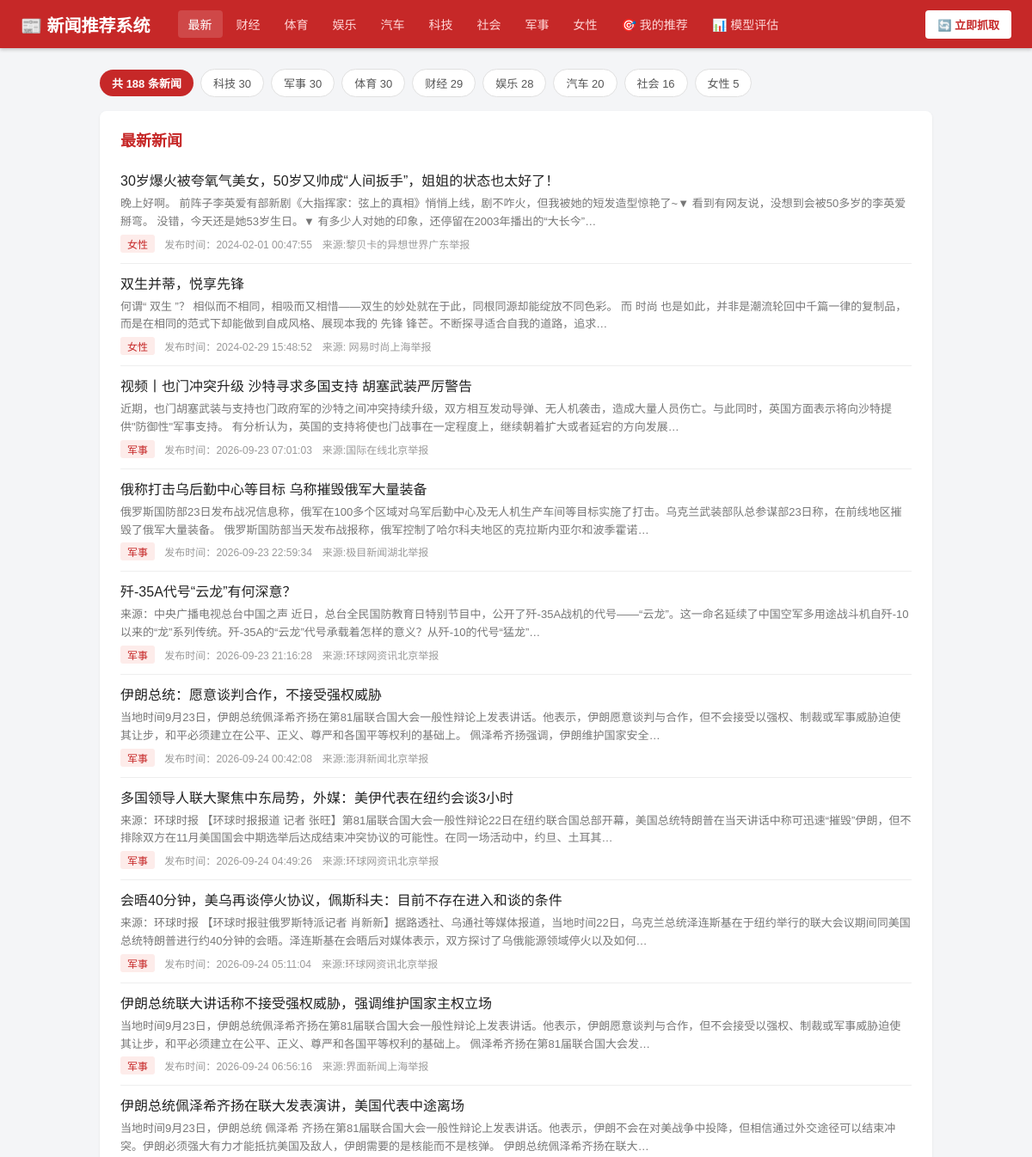
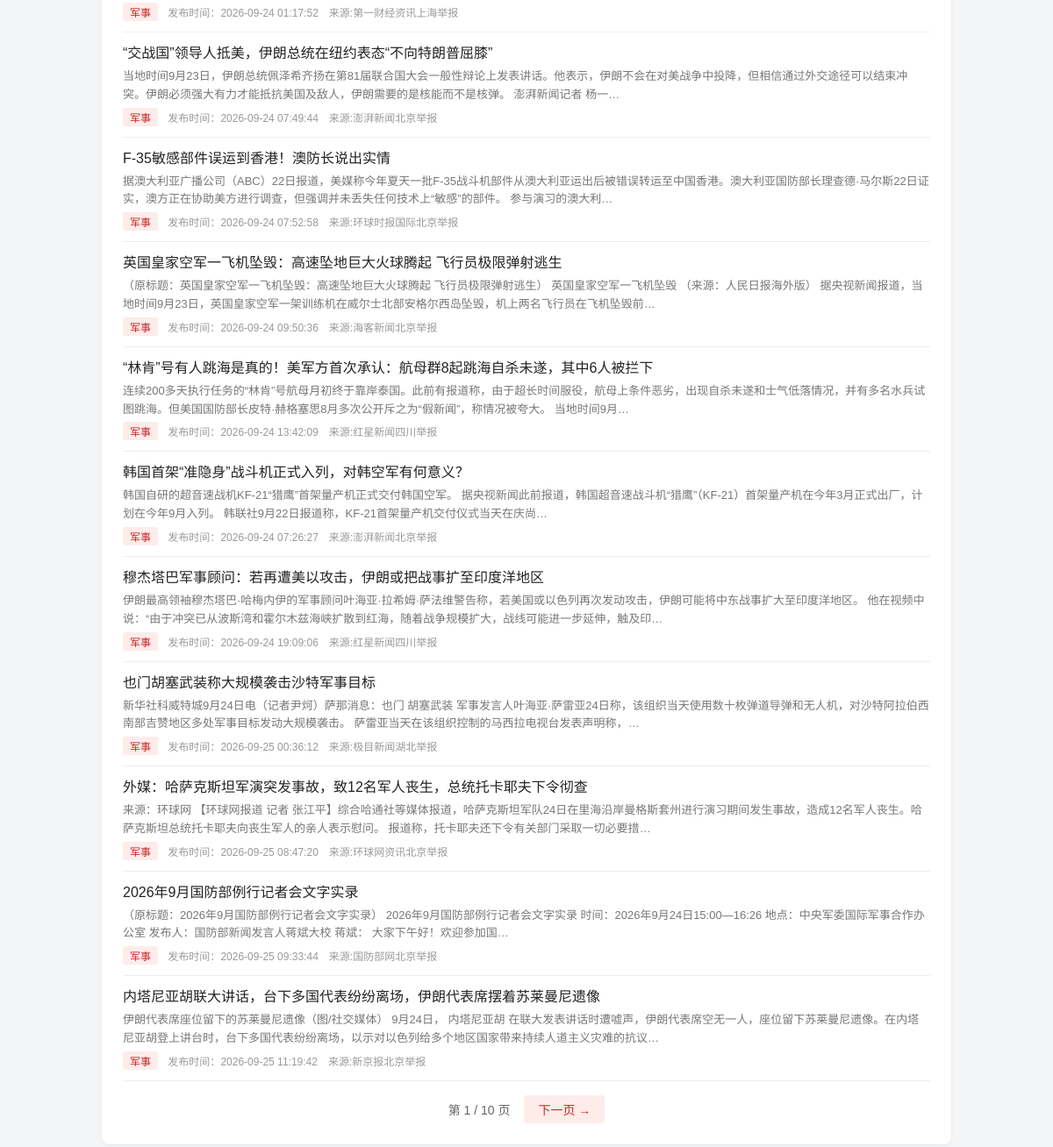
The page / on the database its author committed (2 pictures, top to bottom).
### tables this page shows
CREATE TABLE news (
                    id           INTEGER PRIMARY KEY AUTOINCREMENT,
                    title        TEXT NOT NULL,
                    content      TEXT,
                    category     TEXT,          -- 分类标签（频道名）
                    url          TEXT UNIQUE,   -- 去重依据
                    source       TEXT,
                    publish_time TEXT,
                    crawl_time   TEXT
                );

### web/app.py (the view)
@app.route("/")
def index():
    page = request.args.get("page", 1, type=int)
    news, total, page, pages = query_news_page(page=page)
    return render_template(
        "index.html", news=news, categories=get_categories(),
        stats=get_category_stats(), total=total,
        active=None, page_title="最新新闻",
        page=page, pages=pages, base_url="/",
    )

### web/app.py (called while the page is built)
def get_db():
    conn = sqlite3.connect(config.DB_PATH)
    conn.row_factory = sqlite3.Row
    return conn

def query_news_page(where="", params=(), page=1, page_size=PAGE_SIZE):
    conn = get_db()
    total = conn.execute(
        f"SELECT COUNT(*) AS cnt FROM news {where}", params
    ).fetchone()["cnt"]
    pages = max(1, math.ceil(total / page_size))
    page = max(1, min(page, pages))
    offset = (page - 1) * page_size
    cur = conn.execute(
        f"SELECT id, title, category, url, publish_time, "
        f"substr(content, 1, 120) AS summary "
        f"FROM news {where} ORDER BY id DESC LIMIT ? OFFSET ?",
        (*params, page_size, offset),
    )
    rows = [dict(r) for r in cur.fetchall()]
    conn.close()
    return rows, total, page, pages

def get_category_stats():
    conn = get_db()
    cur = conn.execute(
        "SELECT category, COUNT(*) AS cnt FROM news "
        "WHERE category IS NOT NULL AND category != '' "
        "GROUP BY category ORDER BY cnt DESC"
    )
    stats = [{"category": r["category"], "count": r["cnt"]} for r in cur.fetchall()]
    conn.close()
    return stats

def get_categories():
    return list(config.CATEGORIES.keys())

### web/templates/index.html (shortened to what this page needs)
{% extends "base.html" %}
{% block content %}
<div class="stats-bar">
    <span class="stat-total">共 {{ total }} 条新闻</span>
    {% for s in stats %}
    <a class="stat-chip {{ 'active' if active == s.category else '' }}" href="/category/{{ s.category }}">{{ s.category }} {{ s.count }}</a>
    {% endfor %}
</div>
<div class="card">
    <div class="page-title">{{ page_title }}</div>
    {% if news %}
        {% for n in news %}
        <div class="news-item">
            <a class="title" href="/news/{{ n.id }}">{{ n.title }}</a>
            {% if n.summary %}<p class="summary">{{ n.summary }}…</p>{% endif %}
            <div class="meta">
                <span class="tag">{{ n.category }}</span>
                {% if n.publish_time %}发布时间：{{ n.publish_time }}{% endif %}
            </div>
        </div>
        {% endfor %}
        {% if pages > 1 %}
        <div class="pagination">
            <span>第 {{ page }} / {{ pages }} 页</span>
            {% if page < pages %}<a href="{{ base_url }}?page={{ page + 1 }}">下一页 →</a>{% endif %}
        </div>
        {% endif %}
    {% else %}
        <div class="empty">暂无新闻数据，请先运行爬虫：python -m crawler.spider</div>
    {% endif %}
</div>
{% endblock %}

### web/templates/base.html (shortened to what this page needs)
<!DOCTYPE html>
<html lang="zh-CN">
<head>
</head>
<body>
    <div class="navbar">
        <a class="brand" href="/">📰 新闻推荐系统</a>
        <nav>
            <a href="/" class="{{ 'active' if active is none else '' }}">最新</a>
            {% for c in categories %}
            <a href="/category/{{ c }}" class="{{ 'active' if active == c else '' }}">{{ c }}</a>
            {% endfor %}
            <a href="/recommend">🎯 我的推荐</a>
            <a href="/evaluate">📊 模型评估</a>
        </nav>
        <div class="nav-right">
            <form action="/crawl" method="post" style="margin:0;">
                <button type="submit" id="crawl-btn" class="crawl-btn">🔄 立即抓取</button>
            </form>
        </div>
    </div>
    <div class="container">
        {% block content %}{% endblock %}
    </div>
</body>
</html>

### web/templates/base.html (style rules this page uses)
* { margin: 0; padding: 0; box-sizing: border-box; }
body { font-family: "Microsoft YaHei", "PingFang SC", sans-serif; background: #f4f5f7; color: #333; }
a { text-decoration: none; color: inherit; }
.navbar { background: #c62828; color: #fff; padding: 0 24px; display: flex; align-items: center; height: 56px; box-shadow: 0 2px 4px rgba(0,0,0,.2); }
.navbar .brand { font-size: 20px; font-weight: bold; margin-right: 32px; color: #fff; }
.navbar nav { display: flex; gap: 4px; flex-wrap: wrap; }
.navbar nav a { color: #ffd7d7; padding: 6px 12px; border-radius: 4px; font-size: 14px; }
.navbar nav a:hover, .navbar nav a.active { background: rgba(255,255,255,.15); color: #fff; }
.container { max-width: 1000px; margin: 24px auto; padding: 0 16px; }
.card { background: #fff; border-radius: 8px; padding: 20px 24px; margin-bottom: 16px; box-shadow: 0 1px 3px rgba(0,0,0,.08); }
.page-title { font-size: 18px; font-weight: bold; margin-bottom: 12px; color: #c62828; }
.news-item { padding: 12px 0; border-bottom: 1px solid #eee; }
.news-item a.title { font-size: 16px; color: #222; font-weight: 500; line-height: 1.5; }
.news-item .meta { font-size: 12px; color: #999; margin-top: 4px; }
.tag { display: inline-block; background: #fdecea; color: #c62828; font-size: 12px; padding: 2px 8px; border-radius: 3px; margin-right: 8px; }
.stats-bar { display: flex; flex-wrap: wrap; gap: 8px; align-items: center; margin-bottom: 16px; }
.stat-total { background: #c62828; color: #fff; font-size: 13px; padding: 6px 14px; border-radius: 20px; font-weight: bold; }
.stat-chip { background: #fff; color: #555; font-size: 13px; padding: 6px 14px; border-radius: 20px; border: 1px solid #e0e0e0; }
.news-item .summary { font-size: 13px; color: #777; margin-top: 4px; line-height: 1.6; }
.pagination { display: flex; justify-content: center; align-items: center; gap: 16px; padding: 16px 0 4px; font-size: 14px; color: #666; }
.pagination a { background: #fdecea; color: #c62828; padding: 6px 16px; border-radius: 4px; }
.nav-right { margin-left: auto; display: flex; align-items: center; gap: 10px; }
.crawl-btn { background: #fff; color: #c62828; border: none; padding: 7px 14px; border-radius: 4px; cursor: pointer; font-size: 13px; font-weight: bold; white-space: nowrap; }

### rows shown on the page
news: title "30岁爆火被夸氧气美女，50岁又帅成“人间扳手”，姐姐的状态也太好了！", summary "晚上好啊。 前阵子李英爱有部新剧《大指挥家：弦上的真相》悄悄上线，剧不咋火，但我被她的短发造型惊艳了~▼ 看到有网友说，没想到会被50多岁的李英爱掰弯。 没错，今天还是她53岁生日。▼ 有多少人对她的印象，还停留在2003年播出的“大长今”", category "女性", publish_time "2024-02-01 00:47:55 来源:黎贝卡的异想世界广东举报"
news: title "双生并蒂，悦享先锋", summary "何谓“ 双生 ”？ 相似而不相同，相吸而又相惜——双生的妙处就在于此，同根同源却能绽放不同色彩。 而 时尚 也是如此，并非是潮流轮回中千篇一律的复制品，而是在相同的范式下却能做到自成风格、展现本我的 先锋 锋芒。不断探寻适合自我的道路，追求", category "女性", publish_time "2024-02-29 15:48:52 来源: 网易时尚上海举报"
news: title "视频丨也门冲突升级 沙特寻求多国支持 胡塞武装严厉警告", summary "近期，也门胡塞武装与支持也门政府军的沙特之间冲突持续升级，双方相互发动导弹、无人机袭击，造成大量人员伤亡。与此同时，英国方面表示将向沙特提供\"防御性\"军事支持。 有分析认为，英国的支持将使也门战事在一定程度上，继续朝着扩大或者延宕的方向发展", category "军事", publish_time "2026-09-23 07:01:03 来源:国际在线北京举报"
news: title "俄称打击乌后勤中心等目标 乌称摧毁俄军大量装备", summary "俄罗斯国防部23日发布战况信息称，俄军在100多个区域对乌军后勤中心及无人机生产车间等目标实施了打击。乌克兰武装部队总参谋部23日称，在前线地区摧毁了俄军大量装备。 俄罗斯国防部当天发布战报称，俄军控制了哈尔科夫地区的克拉斯内亚尔和波季霍诺", category "军事", publish_time "2026-09-23 22:59:34 来源:极目新闻湖北举报"
news: title "歼-35A代号“云龙”有何深意？", summary "来源：中央广播电视总台中国之声 近日，总台全民国防教育日特别节目中，公开了歼-35A战机的代号——“云龙”。这一命名延续了中国空军多用途战斗机自歼-10以来的“龙”系列传统。歼-35A的“云龙”代号承载着怎样的意义？从歼-10的代号“猛龙”", category "军事", publish_time "2026-09-23 21:16:28 来源:环球网资讯北京举报"
news: title "伊朗总统：愿意谈判合作，不接受强权威胁", summary "当地时间9月23日，伊朗总统佩泽希齐扬在第81届联合国大会一般性辩论上发表讲话。他表示，伊朗愿意谈判与合作，但不会接受以强权、制裁或军事威胁迫使其让步，和平必须建立在公平、正义、尊严和各国平等权利的基础上。 佩泽希齐扬强调，伊朗维护国家安全", category "军事", publish_time "2026-09-24 00:42:08 来源:澎湃新闻北京举报"
news: title "多国领导人联大聚焦中东局势，外媒：美伊代表在纽约会谈3小时", summary "来源：环球时报 【环球时报报道 记者 张旺】第81届联合国大会一般性辩论22日在纽约联合国总部开幕，美国总统特朗普在当天讲话中称可迅速“摧毁”伊朗，但不排除双方在11月美国国会中期选举后达成结束冲突协议的可能性。在同一场活动中，约旦、土耳其", category "军事", publish_time "2026-09-24 04:49:26 来源:环球网资讯北京举报"
news: title "会晤40分钟，美乌再谈停火协议，佩斯科夫：目前不存在进入和谈的条件", summary "来源：环球时报 【环球时报驻俄罗斯特派记者 肖新新】据路透社、乌通社等媒体报道，当地时间22日，乌克兰总统泽连斯基在于纽约举行的联大会议期间同美国总统特朗普进行约40分钟的会晤。泽连斯基在会晤后对媒体表示，双方探讨了乌俄能源领域停火以及如何", category "军事", publish_time "2026-09-24 05:11:04 来源:环球网资讯北京举报"
news: title "伊朗总统联大讲话称不接受强权威胁，强调维护国家主权立场", summary "当地时间9月23日，伊朗总统佩泽希齐扬在第81届联合国大会一般性辩论上发表讲话。他表示，伊朗愿意谈判与合作，但不会接受以强权、制裁或军事威胁迫使其让步，和平必须建立在公平、正义、尊严和各国平等权利的基础上。 佩泽希齐扬在第81届联合国大会发", category "军事", publish_time "2026-09-24 06:56:16 来源:界面新闻上海举报"
news: title "伊朗总统佩泽希齐扬在联大发表演讲，美国代表中途离场", summary "当地时间9月23日，伊朗总统 佩泽希 齐扬在第81届联合国大会一般性辩论上发表讲话。他表示，伊朗不会在对美战争中投降，但相信通过外交途径可以结束冲突。伊朗必须强大有力才能抵抗美国及敌人，伊朗需要的是核能而不是核弹。 伊朗总统佩泽希齐扬在联大", category "军事", publish_time "2026-09-24 01:17:52 来源:第一财经资讯上海举报"
news: title "“交战国”领导人抵美，伊朗总统在纽约表态“不向特朗普屈膝”", summary "当地时间9月23日，伊朗总统佩泽希齐扬在第81届联合国大会一般性辩论上发表讲话。他表示，伊朗不会在对美战争中投降，但相信通过外交途径可以结束冲突。伊朗必须强大有力才能抵抗美国及敌人，伊朗需要的是核能而不是核弹。 澎湃新闻记者 杨一", category "军事", publish_time "2026-09-24 07:49:44 来源:澎湃新闻北京举报"
news: title "F-35敏感部件误运到香港！澳防长说出实情", summary "据澳大利亚广播公司（ABC）22日报道，美媒称今年夏天一批F-35战斗机部件从澳大利亚运出后被错误转运至中国香港。澳大利亚国防部长理查德·马尔斯22日证实，澳方正在协助美方进行调查，但强调并未丢失任何技术上“敏感”的部件。 参与演习的澳大利", category "军事", publish_time "2026-09-24 07:52:58 来源:环球时报国际北京举报"
news: title "英国皇家空军一飞机坠毁：高速坠地巨大火球腾起 飞行员极限弹射逃生", summary "（原标题：英国皇家空军一飞机坠毁：高速坠地巨大火球腾起 飞行员极限弹射逃生） 英国皇家空军一飞机坠毁 （来源：人民日报海外版） 据央视新闻报道，当地时间9月23日，英国皇家空军一架训练机在威尔士北部安格尔西岛坠毁，机上两名飞行员在飞机坠毁前", category "军事", publish_time "2026-09-24 09:50:36 来源:海客新闻北京举报"
news: title "“林肯”号有人跳海是真的！美军方首次承认：航母群8起跳海自杀未遂，其中6人被拦下", summary "连续200多天执行任务的“林肯”号航母月初终于靠岸泰国。此前有报道称，由于超长时间服役，航母上条件恶劣，出现自杀未遂和士气低落情况，并有多名水兵试图跳海。但美国国防部长皮特·赫格塞思8月多次公开斥之为“假新闻”，称情况被夸大。 当地时间9月", category "军事", publish_time "2026-09-24 13:42:09 来源:红星新闻四川举报"
news: title "韩国首架“准隐身”战斗机正式入列，对韩空军有何意义？", summary "韩国自研的超音速战机KF-21“猎鹰”首架量产机正式交付韩国空军。 据央视新闻此前报道，韩国超音速战斗机“猎鹰”（KF-21）首架量产机在今年3月正式出厂，计划在今年9月入列。 韩联社9月22日报道称，KF-21首架量产机交付仪式当天在庆尚", category "军事", publish_time "2026-09-24 07:26:27 来源:澎湃新闻北京举报"
news: title "穆杰塔巴军事顾问：若再遭美以攻击，伊朗或把战事扩至印度洋地区", summary "伊朗最高领袖穆杰塔巴·哈梅内伊的军事顾问叶海亚·拉希姆·萨法维警告称，若美国或以色列再次发动攻击，伊朗可能将中东战事扩大至印度洋地区。 他在视频中说：“由于冲突已从波斯湾和霍尔木兹海峡扩散到红海，随着战争规模扩大，战线可能进一步延伸，触及印", category "军事", publish_time "2026-09-24 19:09:06 来源:红星新闻四川举报"
news: title "也门胡塞武装称大规模袭击沙特军事目标", summary "新华社科威特城9月24日电（记者尹炣）萨那消息：也门 胡塞武装 军事发言人叶海亚·萨雷亚24日称，该组织当天使用数十枚弹道导弹和无人机，对沙特阿拉伯西南部吉赞地区多处军事目标发动大规模袭击。 萨雷亚当天在该组织控制的马西拉电视台发表声明称，", category "军事", publish_time "2026-09-25 00:36:12 来源:极目新闻湖北举报"
news: title "外媒：哈萨克斯坦军演突发事故，致12名军人丧生，总统托卡耶夫下令彻查", summary "来源：环球网 【环球网报道 记者 张江平】综合哈通社等媒体报道，哈萨克斯坦军队24日在里海沿岸曼格斯套州进行演习期间发生事故，造成12名军人丧生。哈萨克斯坦总统托卡耶夫向丧生军人的亲人表示慰问。 报道称，托卡耶夫还下令有关部门采取一切必要措", category "军事", publish_time "2026-09-25 08:47:20 来源:环球网资讯北京举报"
news: title "2026年9月国防部例行记者会文字实录", summary "（原标题：2026年9月国防部例行记者会文字实录） 2026年9月国防部例行记者会文字实录 时间：2026年9月24日15:00—16:26 地点：中央军委国际军事合作办公室 发布人：国防部新闻发言人蒋斌大校 蒋斌： 大家下午好！欢迎参加国", category "军事", publish_time "2026-09-25 09:33:44 来源:国防部网北京举报"
news: title "内塔尼亚胡联大讲话，台下多国代表纷纷离场，伊朗代表席摆着苏莱曼尼遗像", summary "伊朗代表席座位留下的苏莱曼尼遗像（图/社交媒体） 9月24日， 内塔尼亚胡 在联大发表讲话时遭嘘声，伊朗代表席空无一人，座位留下苏莱曼尼遗像。在内塔尼亚胡登上讲台时，台下多国代表纷纷离场，以示对以色列给多个地区国家带来持续人道主义灾难的抗议", category "军事", publish_time "2026-09-25 11:19:42 来源:新京报北京举报"

### other values the page prints
{{ c }} "财经" "体育" "娱乐" "汽车" "科技" "社会" "军事" "女性"
{{ total }} "188"
{{ s.category }} "科技" "军事" "体育" "财经" "娱乐" "汽车" "社会" "女性"
{{ s.count }} "30" "30" "30" "29" "28" "20" "16" "5"
{{ page_title }} "最新新闻"
{{ page }} "1"
{{ pages }} "10"
